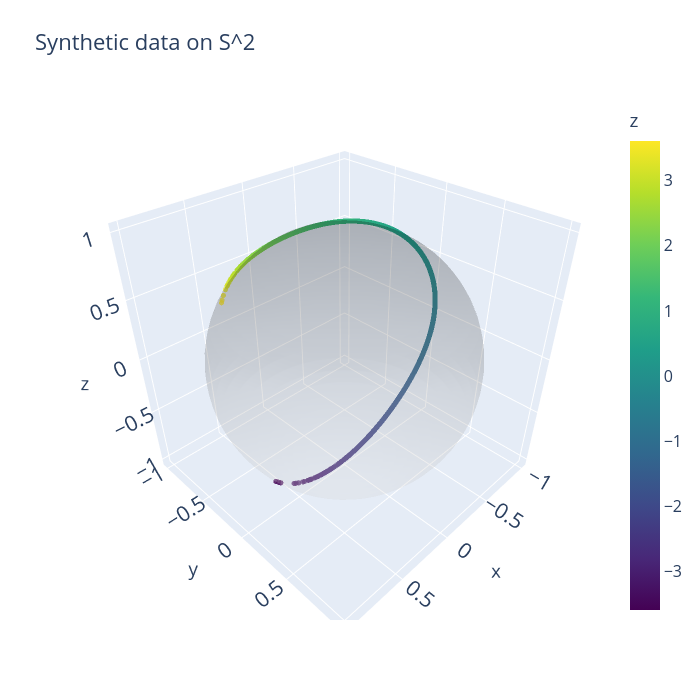

This figure's notebook cell:
### Markdown cell above
## Visualize on Sphere

### Code cell
# Unit sphere surface
u = np.linspace(0, 2 * np.pi, 60)
v = np.linspace(0, np.pi, 30)

xs = np.outer(np.cos(u), np.sin(v))
ys = np.outer(np.sin(u), np.sin(v))
zs = np.outer(np.ones_like(u), np.cos(v))

fig = go.Figure()


fig.add_trace(
    go.Scatter3d(
        x=m[:, 0],
        y=m[:, 1],
        z=m[:, 2],
        mode="markers",
        marker=dict(
            size=3,
            opacity=0.8,
            color=z,
            colorscale="Viridis",
            colorbar=dict(title="z")
        ),
        name="Synthetic data"
    )
)


fig.add_trace(
    go.Surface(
        x=xs,
        y=ys,
        z=zs,
        opacity=0.15,
        colorscale="Greys",
        showscale=False,
        name="Unit sphere"
    )
)


fig.update_layout(
    font=dict(size=16),
    title="Synthetic data on S^2",
    scene=dict(
        xaxis=dict(title="x"),
        yaxis=dict(title="y"),
        zaxis=dict(title="z"),
        aspectmode="data"
    ),
    width=700,
    height=700,
    showlegend=False
)

# fig.write_image("sphere_plot.png", width=700, height=700, scale=2)
fig.show()

### Figure 1 — Plotly figure (JSON) as saved in the notebook; plotly's stock layout.template omitted (floating-point values rounded to 4 significant figures; data arrays with more than 128 entries replaced by an {"elided": "..."} marker saying what was removed)
{"data": [{"marker": {"color": {"elided": "10000 float values"}, "colorbar": {"title": {"text": "z"}}, "colorscale": [[0, "#440154"], [0.1111, "#482878"], [0.2222, "#3e4989"], [0.3333, "#31688e"], [0.4444, "#26828e"], [0.5556, "#1f9e89"], [0.6667, "#35b779"], [0.7778, "#6ece58"], [0.8889, "#b5de2b"], [1, "#fde725"]], "opacity": 0.8, "size": 3}, "mode": "markers", "name": "Synthetic data", "type": "scatter3d", "x": {"elided": "10000 float values"}, "y": {"elided": "10000 float values"}, "z": {"elided": "10000 float values"}}, {"colorscale": [[0, "rgb(255,255,255)"], [0.125, "rgb(240,240,240)"], [0.25, "rgb(217,217,217)"], [0.375, "rgb(189,189,189)"], [0.5, "rgb(150,150,150)"], [0.625, "rgb(115,115,115)"], [0.75, "rgb(82,82,82)"], [0.875, "rgb(37,37,37)"], [1, "rgb(0,0,0)"]], "name": "Unit sphere", "opacity": 0.15, "showscale": false, "type": "surface", "x": {"elided": "60x30 float values"}, "y": {"elided": "60x30 float values"}, "z": {"elided": "60x30 float values"}}], "layout": {"font": {"size": 16}, "height": 700, "scene": {"aspectmode": "data", "xaxis": {"title": {"text": "x"}}, "yaxis": {"title": {"text": "y"}}, "zaxis": {"title": {"text": "z"}}}, "showlegend": false, "title": {"text": "Synthetic data on S^2"}, "width": 700}}
